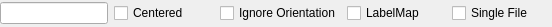
<?xml version="1.0" encoding="UTF-8"?>
<ui version="4.0">
 <class>qSlicerAstroVolumeIOOptionsWidget</class>
 <widget class="qSlicerWidget" name="qSlicerAstroVolumeIOOptionsWidget">
  <property name="geometry">
   <rect>
    <x>0</x>
    <y>0</y>
    <width>552</width>
    <height>27</height>
   </rect>
  </property>
  <property name="windowTitle">
   <string>Volume Options</string>
  </property>
  <layout class="QHBoxLayout" name="horizontalLayout">
   <property name="margin">
    <number>0</number>
   </property>
   <item>
    <widget class="QLineEdit" name="NameLineEdit">
     <property name="sizePolicy">
      <sizepolicy hsizetype="Preferred" vsizetype="Fixed">
       <horstretch>0</horstretch>
       <verstretch>0</verstretch>
      </sizepolicy>
     </property>
    </widget>
   </item>
   <item>
    <widget class="QCheckBox" name="CenteredCheckBox">
     <property name="text">
      <string>Centered</string>
     </property>
    </widget>
   </item>
   <item>
    <widget class="QCheckBox" name="OrientationCheckBox">
     <property name="text">
      <string>Ignore Orientation</string>
     </property>
    </widget>
   </item>
   <item>
    <widget class="QCheckBox" name="LabelMapCheckBox">
     <property name="text">
      <string>LabelMap</string>
     </property>
    </widget>
   </item>
   <item>
    <widget class="QCheckBox" name="SingleFileCheckBox">
     <property name="text">
      <string>Single File</string>
     </property>
    </widget>
   </item>
  </layout>
 </widget>
 <customwidgets>
  <customwidget>
   <class>qSlicerWidget</class>
   <extends>QWidget</extends>
   <header>qSlicerWidget.h</header>
   <container>1</container>
  </customwidget>
 </customwidgets>
 <resources/>
 <connections/>
</ui>
